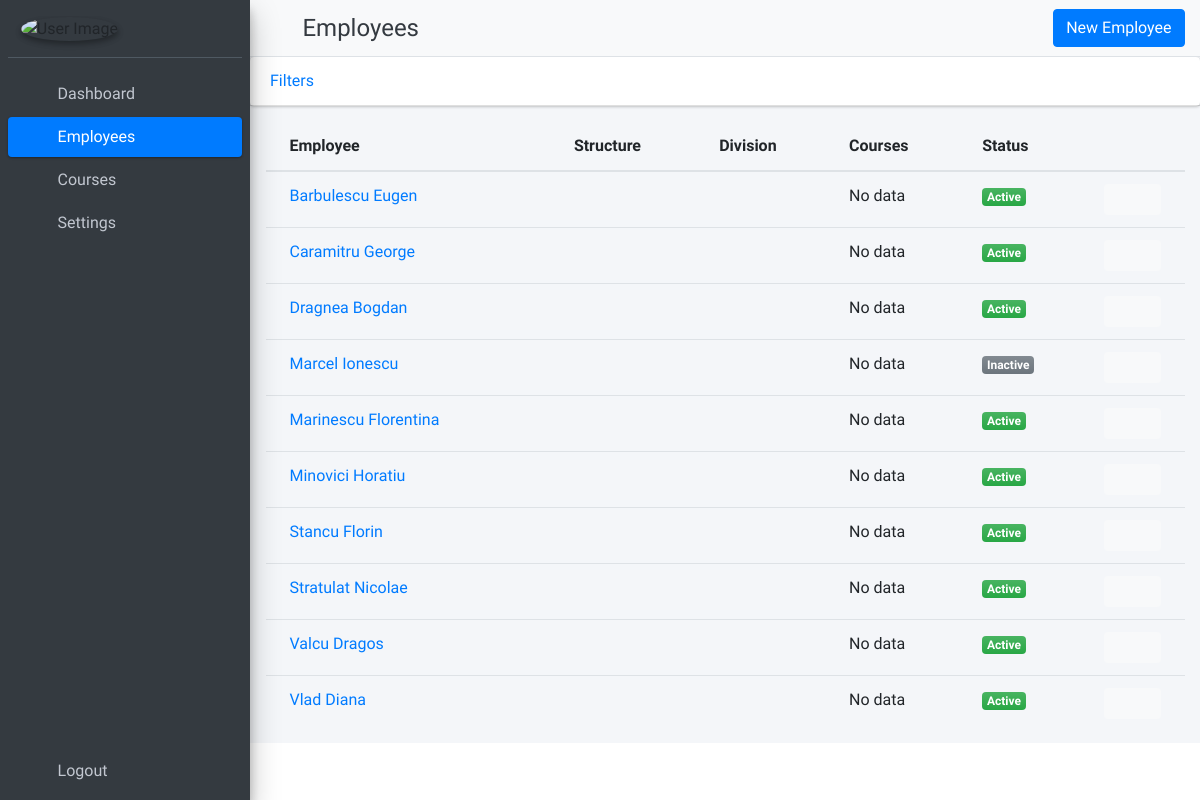
The page /employees on the database as committed earlier.
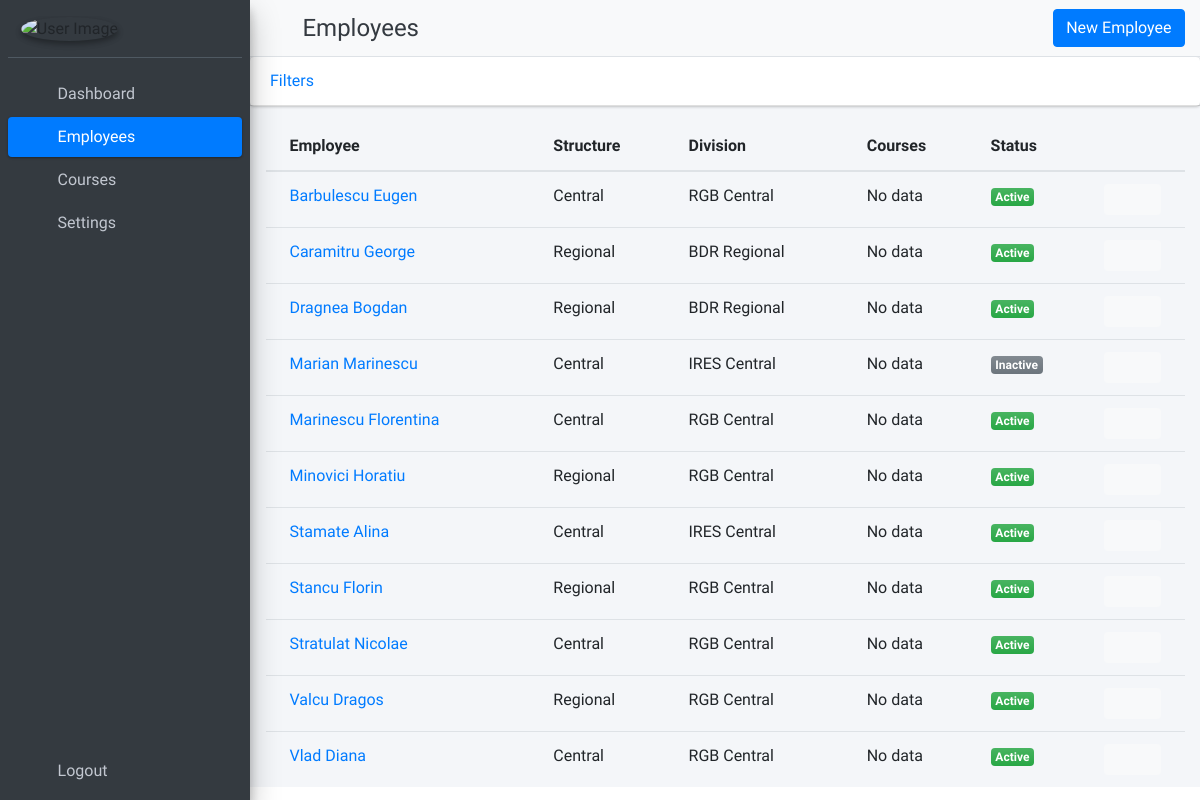
The same page on the database as committed later.
### CMS_app/models.py (models this page shows, shortened)
class Employee(models.Model):
    id = models.AutoField(primary_key=True)
    first_name = models.CharField(max_length=64)
    last_name = models.CharField(max_length=64)
    email = models.EmailField(blank=True, max_length=128)
    structure = models.ForeignKey(Structure, on_delete=models.SET_NULL, blank=True, null=True)
    division = models.ForeignKey(Division, on_delete=models.SET_NULL, blank=True, null=True)
    active = models.BooleanField(default=True)
    created_at = models.DateTimeField(auto_now_add=True)
    updated_at = models.DateTimeField(auto_now_add=True)
    class Meta:
        ordering = ["last_name"]

class Structure(models.Model):
    name = models.CharField(max_length=8)

class Division(models.Model):
    structure = models.ForeignKey(Structure, on_delete=models.CASCADE)
    name = models.CharField(max_length=64)

### CMS_app/views.py (the view)
# urls.py: path('employees', views.EmployeesList.as_view(), name='list-of-employees'),
class EmployeesList(ListView):
    template_name = 'employee/list_of_employees.html'
    model = Employee
    context_object_name = 'all_employees'
    def get_context_data(self, **kwargs):
        data = super(EmployeesList, self).get_context_data(**kwargs)
        employees = Employee.objects.all()
        my_filter = EmployeeFilter(self.request.GET, queryset=employees)
        employees = my_filter.qs
        data['all_employees'] = employees
        data['my_filter'] = my_filter
        return data

### CMS_app/templates/employee/list_of_employees.html (shortened to what this page needs)
{% extends 'base.html' %}
{% load widget_tweaks %}
{% load static %}
{% block page_title %}
    Employees
{% endblock page_title %}
{% block page_button %}
    <div class="col">
        <a class="btn btn-block btn-primary" data-toggle="modal" href="#addNewEmployee">New Employee</a>
    </div>
{% endblock page_button %}
{% block main_content %}
    <div class="employee_date" id="accordion">
        <div class="card card-primary card-outline-tabs">
            <a class="d-block w-100 collapsed" data-toggle="collapse" href="#collapseOne" aria-expanded="false">
                <div class="card-header">
                    Filters
                </div>
            </a>
        </div>
    </div>
    <section class="content">
        <div class="container-fluid">
            <div class="row">
                <div class="col-md-12">
                    <div>
                        {% if all_employees %}
                            <div class="card-body table-responsive p-0">
                                <table class="table table-hover text-nowrap">
                                    <thead>
                                    <tr>
                                        <th scope="col">Employee</th>
                                        <th scope="col">Structure</th>
                                        <th scope="col">Division</th>
                                        <th scope="col">Courses</th>
                                        <th scope="col">Status</th>
                                        <th scope="col"></th>
                                    </tr>
                                    </thead>
                                    <tbody>
                                    {% for employee in all_employees %}
                                        <tr>
                                            <td>
                                                <a href="{% url 'view-employee' employee.id %}">
                                                    {{ employee.last_name }} {{ employee.first_name }}
                                                </a>
                                            </td>
                                            <td>{{ employee.structure.name }}</td>
                                            <td>{{ employee.division.name }}</td>
                                            <td>No data</td>
                                            <td>{% if employee.active is True %}
                                                <span class="badge bg-gradient-success">Active</span>
                                            {% elif employee.active is False %}
                                                <span class="badge bg-gradient-gray">Inactive</span>
                                            {% endif %}
                                            </td>
                                            <td width="80">
                                                <div class="btn-group">
                                                    <a class="btn btn-light btn-sm"
                                                       href="{% url 'edit-employee' employee.id %}">
                                                        <i class="fas fa-pen"></i>
                                                    </a>
                                                    <a class="btn btn-light btn-sm" data-toggle="modal"
                                                       href="#employee_{{ employee.id }}">
                                                        <i class="fas fa-trash"></i>
                                                    </a>
                                                </div>
                                            </td>
                                        </tr>
                                    {% endfor %}
                                    </tbody>
                                </table>
                            </div>
                        {% endif %}
                    </div>
                </div>
            </div>
        </div>
    </section>
{% endblock main_content %}

### CMS_app/templates/base.html (shortened to what this page needs)
{% load static %}
<!DOCTYPE html>
<html>
<head>
    <link rel="stylesheet" href="{% static "plugins/fontawesome-free/css/all.min.css" %}">
    <link rel="stylesheet" href="https://code.ionicframework.com/ionicons/2.0.1/css/ionicons.min.css">
    <link rel="stylesheet"
          href="{% static "plugins/tempusdominus-bootstrap-4/css/tempusdominus-bootstrap-4.min.css" %}">
    <link rel="stylesheet" href="{% static "plugins/icheck-bootstrap/icheck-bootstrap.min.css" %}">
    <link rel="stylesheet" href="{% static "plugins/jqvmap/jqvmap.min.css" %}">
    <link rel="stylesheet" href="{% static "dist/css/adminlte.min.css" %}">
    <link rel="stylesheet" href="{% static "plugins/overlayScrollbars/css/OverlayScrollbars.min.css" %}">
    <link rel="stylesheet" href="{% static "plugins/daterangepicker/daterangepicker.css" %}">
    <link rel="stylesheet" href="{% static "plugins/summernote/summernote-bs4.css" %}">
</head>
<body class="hold-transition sidebar-mini layout-fixed">
<div class="wrapper">
    <nav class="main-header navbar navbar-expand navbar-light navbar-light">
        <ul class="navbar-nav">
            <li class="nav-item">
                <a class="nav-link" data-widget="pushmenu" href="#"><i class="fas fa-bars"></i></a>
            </li>
        </ul>
        <h4 class="m-0 text-dark">
            {% block page_title %}
            {% endblock page_title %}
        </h4>
        <ul class="navbar-nav ml-auto">
            {% block page_button %}
            {% endblock page_button %}
        </ul>
    </nav>
    {% include 'sidebar.html' with user=user id=id %}
    <div class="content-wrapper">
        {% block main_content %}{% endblock main_content %}
    </div>
</div>
</body>
</html>

### CMS_app/templates/sidebar.html (shortened to what this page needs)
{% load static %}
<aside class="main-sidebar sidebar-dark-blue elevation-4">
    <div class="sidebar">
        <div class="user-panel mt-3 pb-3 mb-3 d-flex">
            <div class="image">
                <img src="{% static "dist/img/user7-128x128.jpg" %}" class="img-circle elevation-2" alt="User Image">
            </div>
            <div class="info">
            </div>
        </div>
        <nav class="mt-2">
            <ul class="nav nav-pills nav-sidebar flex-column" data-widget="treeview" role="menu" data-accordion="false">
                <li class="nav-item">
                    {% url 'admin-home' as home %}
                    <a href="{{ home }}" class="nav-link {% if request.path == home %} active {% endif %}">
                        <i class="nav-icon fas fa-tachometer-alt"></i>
                        <p>
                            Dashboard
                        </p>
                    </a>
                </li>
                <li class="nav-item">
                        {% url 'list-of-employees' as list_of_employees %}
                        <a href="{{ list_of_employees }}"
                           class="nav-link {% if request.path == list_of_employees %} active {% endif %}">
                        <i class="nav-icon fas fa-user-tie"></i>
                        <p>
                            Employees
                        </p>
                    </a>
                </li>
                <li class="nav-item">
                    {% url 'list-of-courses' as list_of_courses %}
                        <a href="{{ list_of_courses }}"
                           class="nav-link {% if request.path == list_of_courses %} active {% endif %}">
                        <i class="nav-icon fas fa-school"></i>
                        <p>
                            Courses
                        </p>
                    </a>
                </li>
                <li class="nav-item">
                        <a href="{% url 'admin:index' %}" class="nav-link">
                        <i class="nav-icon fas fa-cog"></i>
                        <p>
                            Settings
                        </p>
                    </a>
                </li>
            </ul>
        </nav>
    </div>
    <div class="sidebar">
        <nav class="mt-2">
            <ul class="nav nav-pills nav-sidebar flex-column" data-widget="treeview" role="menu" data-accordion="false">
                <li class="nav-item">
                    <a class="nav-link" href="{% url 'logout' %}">
                        <i class="nav-icon fas fa-door-open"></i>
                        <p>
                            Logout
                        </p>
                    </a>
                </li>
            </ul>
        </nav>
    </div>
</aside>

Rows that differ between the two databases and show on the page:
removed Employee: last_name "Marcel", first_name "Ionescu", active "Inactive"
changed Employee "Barbulescu": structure.name (not shown) → "Central"; division.name (not shown) → "RGB Central"
changed through a linked row, Employee "Caramitru": structure.name (not shown) → "Regional"; division.name (not shown) → "BDR Regional"
changed through a linked row, Employee "Dragnea": structure.name (not shown) → "Regional"; division.name (not shown) → "BDR Regional"
added Employee: last_name "Marian", first_name "Marinescu", structure.name "Central", division.name "IRES Central", active "Inactive"
changed through a linked row, Employee "Florentina": structure.name (not shown) → "Central"; division.name (not shown) → "RGB Central"
changed through a linked row, Employee "Minovici": structure.name (not shown) → "Regional"; division.name (not shown) → "RGB Central"
added Employee: last_name "Stamate", first_name "Alina", structure.name "Central", division.name "IRES Central", active "Active"
changed through a linked row, Employee "Stancu": structure.name (not shown) → "Regional"; division.name (not shown) → "RGB Central"
changed through a linked row, Employee "Stratulat": structure.name (not shown) → "Central"; division.name (not shown) → "RGB Central"
changed through a linked row, Employee "Valcu": structure.name (not shown) → "Regional"; division.name (not shown) → "RGB Central"
changed through a linked row, Employee "Vlad": structure.name (not shown) → "Central"; division.name (not shown) → "RGB Central"
